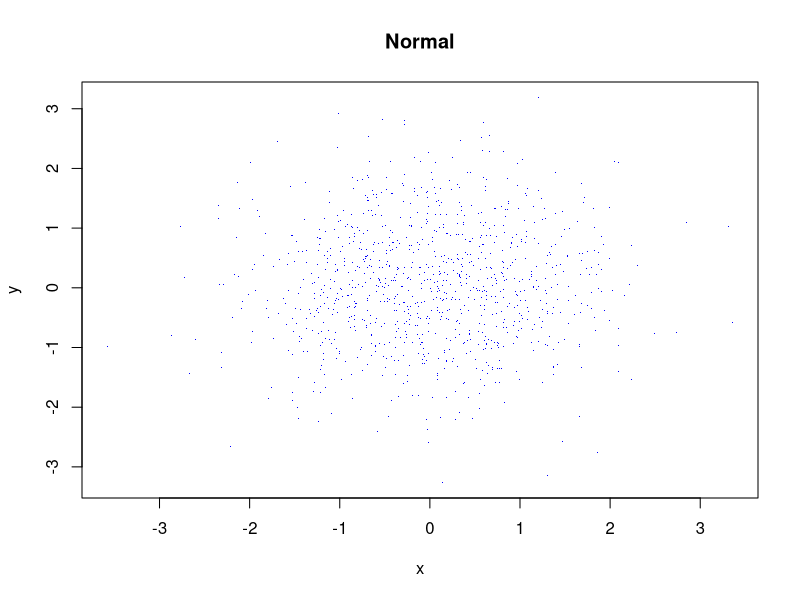
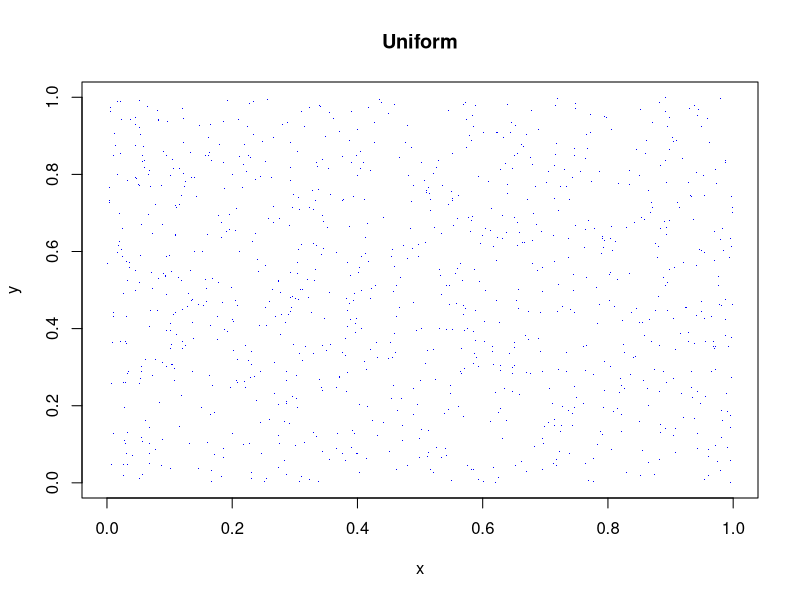
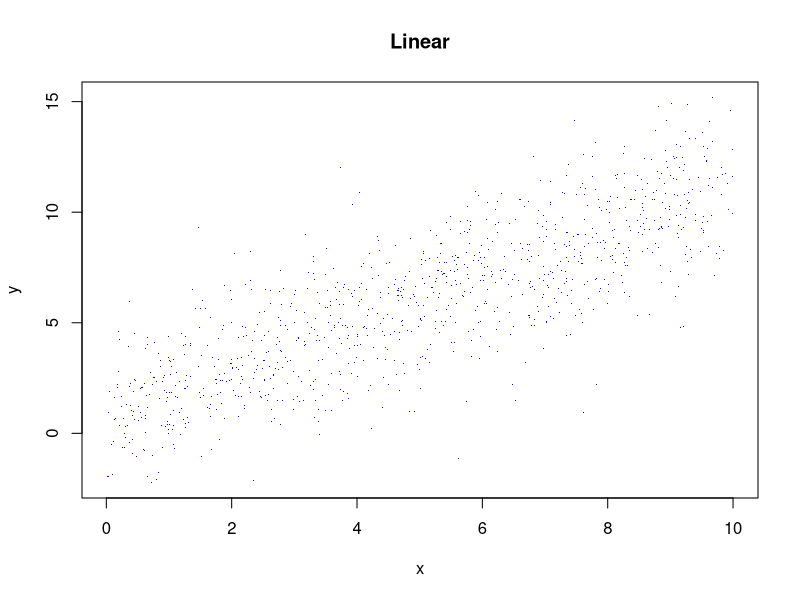
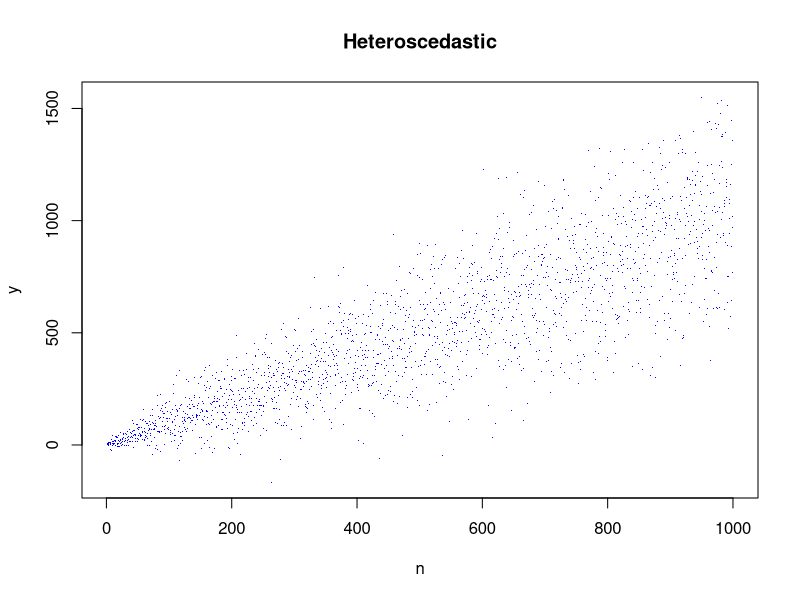
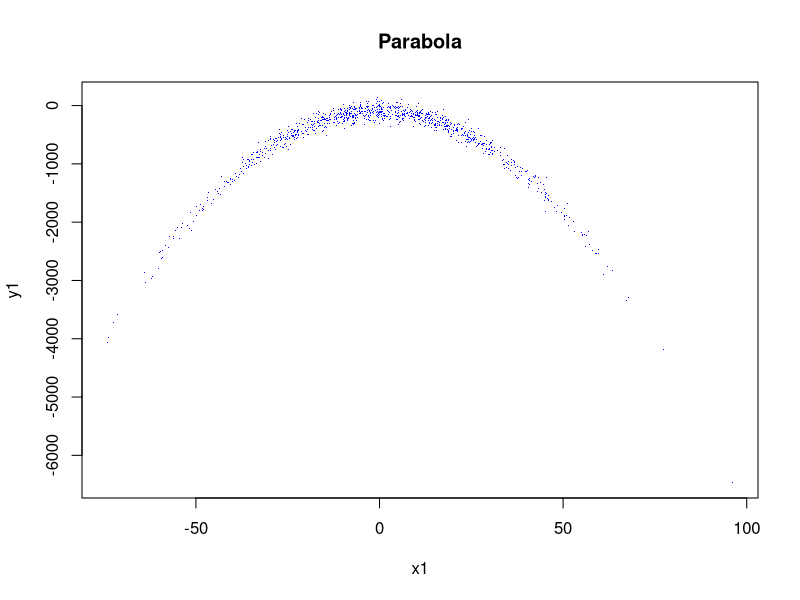
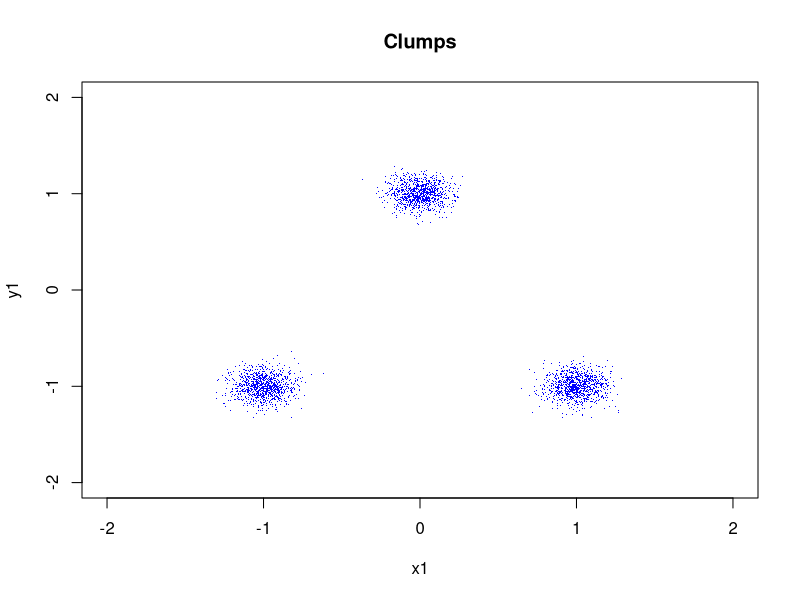
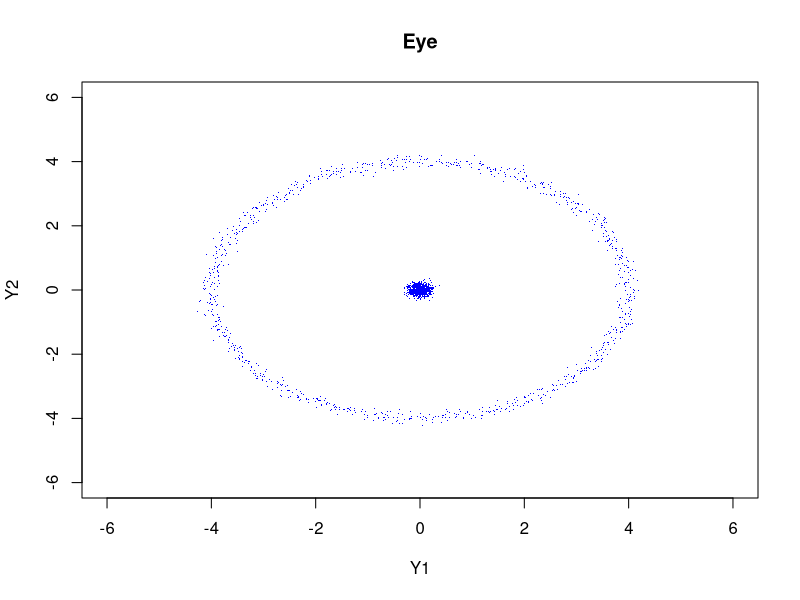
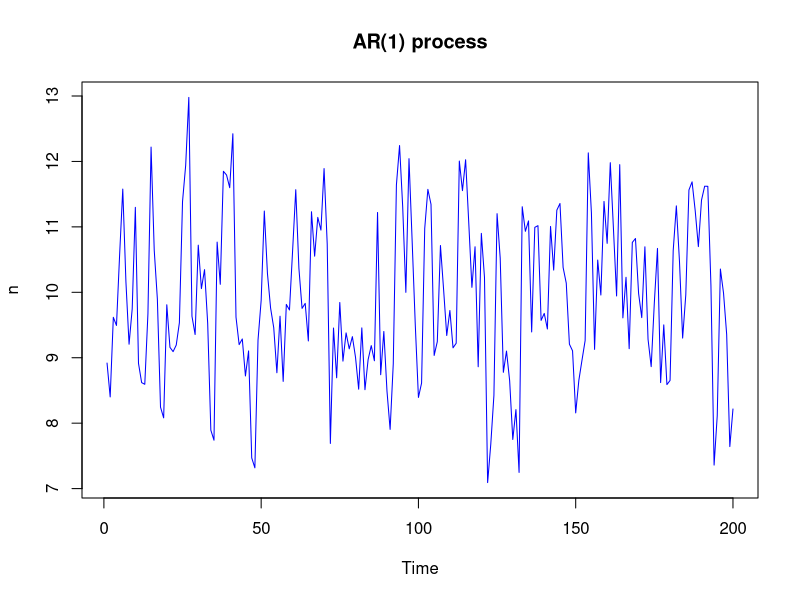

These figures' R source, in order:
# Normal Distribution -----------------------------------------------------

n = 1000
x = rnorm(n)
y = rnorm(n)
png(filename = "Normal Distribution.png", bg = NA)
plot(x, y, pch = ".", col = "blue", main = "Normal")
dev.off()

# Uniform Distribution ----------------------------------------------------

n = 1000
x = runif(n)
y = runif(n)
png(filename = "Uniform Distribution.png", bg = NA)
plot(x, y, pch = ".", col = "blue", main = "Uniform")
dev.off()

# Linear Distribution -----------------------------------------------------

n = 1000
x = runif(n, 0, 10)
b = rnorm(n, 1, 2)
y = x + b
png(filename = "Linear Distribution.png", bg = NA)
plot(x, y, pch = ".", col = "blue", main = "Linear")
dev.off()

# Heteroscedastic Distributionz -------------------------------------------

n = rep(1:1000, 2)
a = 0
b = 1
sigma2 = n^1.3
eps = rnorm(n, mean = 0, sd = sqrt(sigma2))
y = a + b*n + 3*eps
mod <- lm(y ~ n)
png(filename = "Heteroscedastic Distribution.png", bg = NA)
plot(n, y, pch = ".", col = "blue", main = "Heteroscedastic")
dev.off()

# Parable Distribution ----------------------------------------------------

set.seed(1)
n = 1000
x1 = rnorm(n, 1, 25)
x2 = rnorm(n, 4, 85)

a = -0.7
b = 1
c = -100

y1 = a*x1^2 + b*x2 + c
png(filename = "Parable.png", bg = NA)
plot(x1, y1, pch = ".", col = "blue", main = "Parabola")
dev.off()

# Clumps Distribution -----------------------------------------------------

set.seed(1)
n = 1000
x1 = rnorm(n, -1, 0.1)
y1 = rnorm(n, -1, 0.1)
png(filename = "Clumps.png", bg = NA)
plot(x1, y1, pch = ".", xlim = c(-2, 2), ylim = c(-2, 2), col = "blue",
     main = "Clumps")

x2 = rnorm(n, 1, 0.1)
y2 = rnorm(n, -1, 0.1)

points(x2, y2, pch = ".", xlim = c(-2, 2), ylim = c(-2, 2), col = "blue")

x3 = rnorm(n, 0, 0.1)
y3 = rnorm(n, 1, 0.1)

points(x3, y3, pch = ".", xlim = c(-2, 2), ylim = c(-2, 2), col = "blue")
dev.off()

# “Eye” Distribution ------------------------------------------------------

set.seed(1)
n = 1000
Y1 = rnorm(n,0, 0.1)
Y2 = rnorm(n,0, 0.1)
png(filename = "Eye Distribution.png", bg = NA)
plot(Y1,Y2, pch = ".",ylim=c(-6,6),xlim=c(-6,6), col = "blue", main = "Eye")
rhovec  = c(0)  # direction
dvec    = c(4)           # radius
r   = rhovec[1]
d   = dvec[1]
c   = c(0,0)
c1  = c(1,r)
c2  = c(r,1)
sha = cbind(c1,c2)         # covariance matrix used for the cholesky decomposition within the ellipse function
ucircle = cbind(c(cos(seq(0,360,length=n))),c(sin(seq(0,360,length=n))))
Q       = chol(sha);                 # cholesky decomposition for reshape the unit circle
radius  = d;
D       = radius * (ucircle %*% Q);  # change directions via cholesky decomposition
ellipse = (c + D + cbind(Y1,Y2))
points(ellipse, pch = ".", col = "blue", xlab = "x", ylab = "y")
dev.off()

# AR(1) Process Distribution ----------------------------------------------

n = arima.sim(list(order=c(1,0,0), ar=.5), n= 200) + 10
png(filename = "AR(1) Process.png", bg = NA)
plot(n, pch = ".", col = "blue", main = "AR(1) process")
dev.off()

# Sinus curve -------------------------------------------------------------

n = 10000
x = rnorm(n)
y = sin(x)
png(filename = "Sinus Curve.png", bg = NA)
plot(x, y, pch = ".", xlab = "x", ylab = "y", col = "blue", main = "Sinus curve")
dev.off()

# Integers ----------------------------------------------------------------

n = rep(1:1000, 1000)
a = 0
b = 1
sigma2 = n^1.3
eps = rnorm(n, mean = 0, sd = sqrt(sigma2))
y = a + b*n + 2*eps
mod <- lm(y ~ n)
png(filename = "Integers.png", bg = NA)
plot(n, y, pch = ".", xlab = "x", ylab = "y", col = "blue",
     xlim = c(0,20), ylim = c(0,20), main = "Integers")
dev.off()

